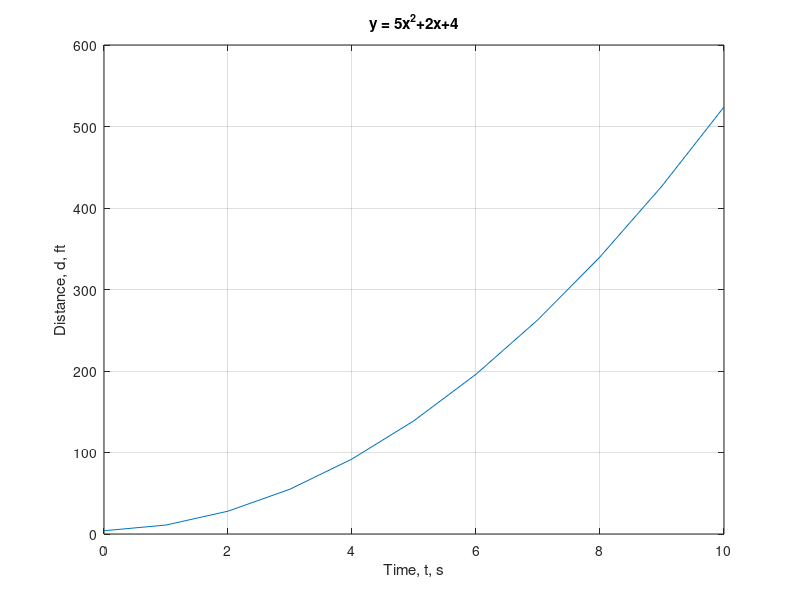

This figure's MATLAB source:
clc;
clear;
close all;
x=[0:1:10];
y=5*x.^2+2*x+4;
plot(x,y)
title('y = 5x^2+2x+4')% adds title to graph
xlabel('Time, t, s')      % adds label on x-axis, note text is enclosed by single quotes ‘ text ‘
ylabel('Distance, d, ft')     % adds label on x-axis 
grid on     % turns grid lines on